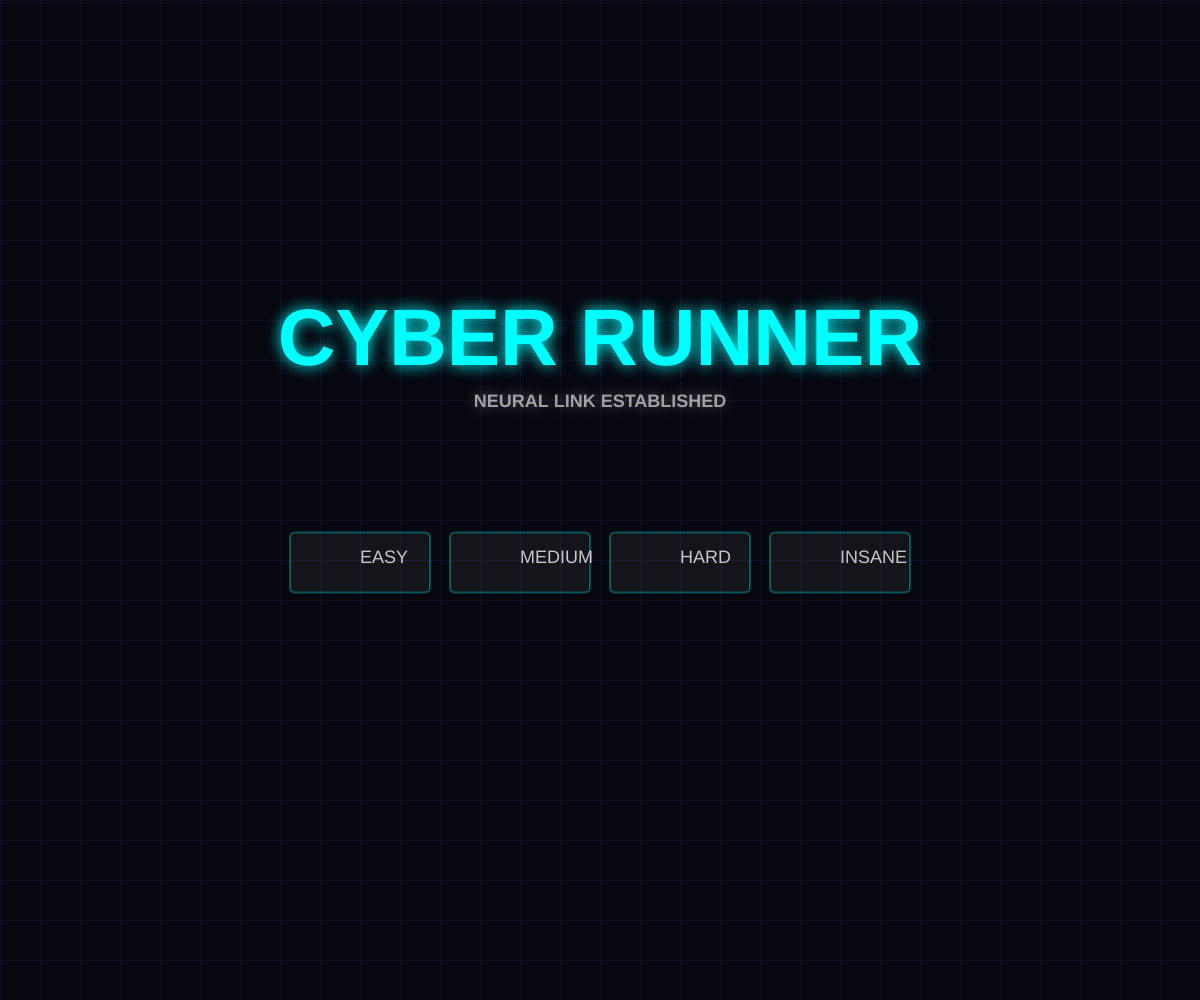
Frame 1 (no input)
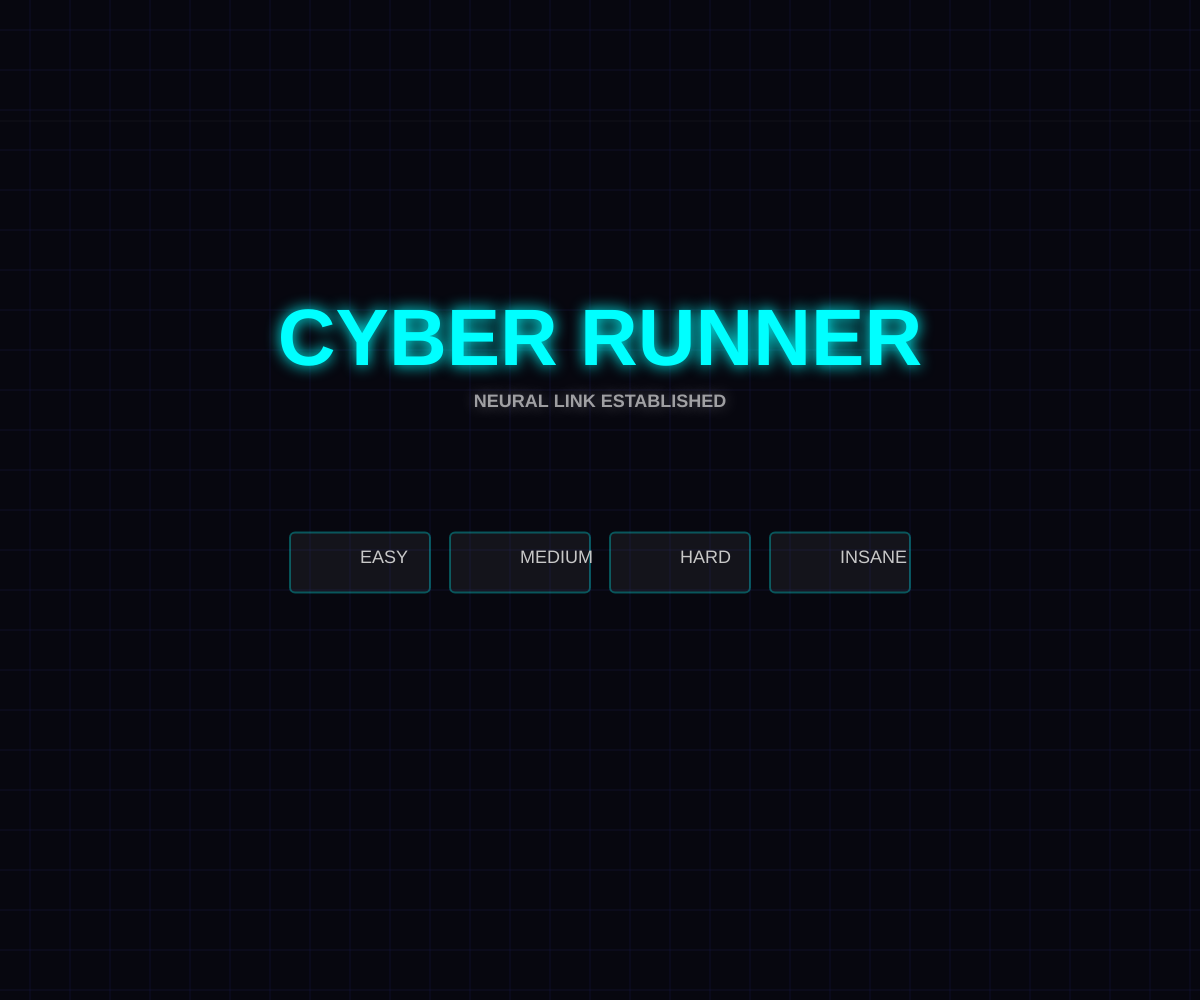
Frame 60 (no input)
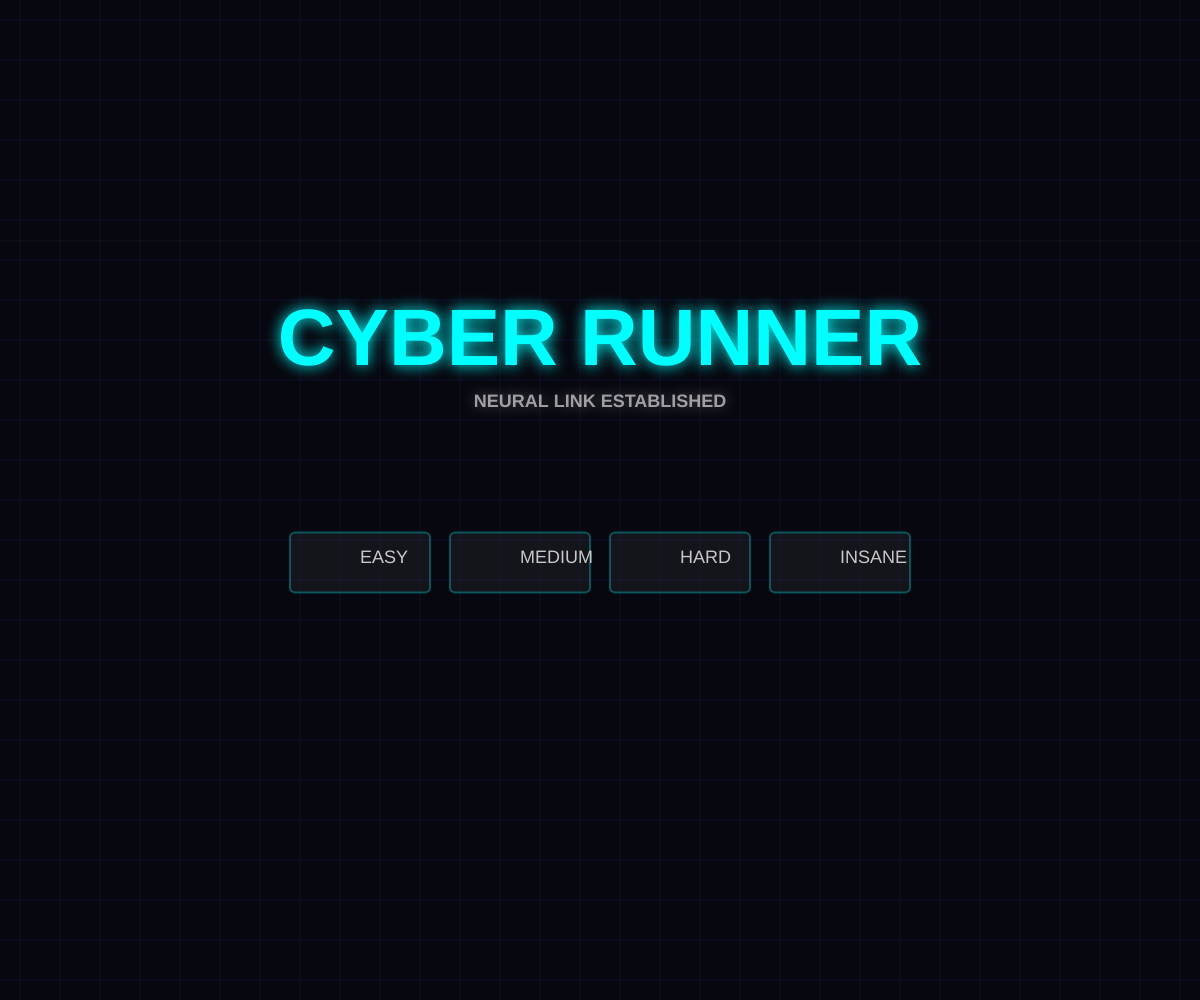
Frame 120 (the mouse pressed at the canvas centre since frame 60)

The p5.js sketch that drew these frames (run headless with seeded random() and noise() and a simulated clock; from frame 60 on, the mouse is pressed at the canvas centre):

// p5.js sketch
// ── sketch.js
/**
 * Cyber-Grid Runner Pro
 * 高質感、全自適應、幾何判定版
 */

let gameState = 'MENU'; 
let playStatus = 'WAITING'; 
let difficulty = 'EASY';
const diffLevels = ['EASY', 'MEDIUM', 'HARD', 'INSANE'];

// 虛擬解析度 (16:9 比例)
const V_W = 1200;
const V_H = 675;
let s = 1, offX = 0, offY = 0;

let pathPoints = []; 
let playerSize = 15; 
let pathWidth = 60;
let obstacles = [];
let particles = [];
let trail = [];

function setup() {
  createCanvas(windowWidth, windowHeight);
  generateLevel('EASY');
}

function draw() {
  // 自適應比例計算
  s = min(width / V_W, height / V_H);
  offX = (width - V_W * s) / 2;
  offY = (height - V_H * s) / 2;

  background(7, 7, 15); // 極深藍底色
  
  // 繪製背景動態網格 (不受介面縮放影響，鋪滿全螢幕)
  drawBackgroundGrid();

  push();
  translate(offX, offY);
  scale(s);

  if (gameState === 'MENU') drawMenu();
  else if (gameState === 'PLAY') drawGame();
  else if (gameState === 'WIN') drawEndScreen("MISSION CLEAR", color(0, 255, 200));
  else if (gameState === 'LOSE') drawEndScreen("SYSTEM FAILURE", color(255, 50, 100));
  pop();
}

// --- 視覺引擎：動態背景 ---
function drawBackgroundGrid() {
  stroke(30, 30, 80, 100);
  strokeWeight(1);
  let move = (frameCount * 0.5) % 40;
  for (let x = move; x < width; x += 40) line(x, 0, x, height);
  for (let y = move; y < height; y += 40) line(0, y, width, y);
  
  // 頂部掃描線效果
  noStroke();
  fill(255, 255, 255, 5);
  rect(0, (frameCount * 2) % height, width, 2);
}

// --- 核心幾何判定 ---
function distToSegment(px, py, x1, y1, x2, y2) {
  let l2 = distSq(x1, y1, x2, y2);
  if (l2 === 0) return dist(px, py, x1, y1);
  let t = max(0, min(1, ((px - x1) * (x2 - x1) + (py - y1) * (y2 - y1)) / l2));
  return dist(px, py, x1 + t * (x2 - x1), y1 + t * (y2 - y1));
}
function distSq(x1, y1, x2, y2) { return (x1 - x2)**2 + (y1 - y2)**2; }

// --- 關卡生成 ---
function generateLevel(diff) {
  pathPoints = [];
  let startX = 100, startY = V_H / 2;
  pathPoints.push({x: startX, y: startY});

  let segments = (diff === 'EASY') ? 5 : (diff === 'MEDIUM' ? 12 : 22);
  pathWidth = (diff === 'EASY') ? 90 : (diff === 'MEDIUM') ? 65 : 45;
  playerSize = (diff === 'EASY') ? 14 : (diff === 'MEDIUM') ? 20 : 28;

  for (let i = 1; i <= segments; i++) {
    pathPoints.push({
      x: startX + (1000 / segments) * i,
      y: constrain(startY + random(-220, 220), 100, V_H - 100)
    });
    startY = pathPoints[i].y;
  }
  
  obstacles = [];
  if (diff === 'INSANE') {
    for (let i = 0; i < 10; i++) {
      obstacles.push({
        x: random(250, 950), y: random(100, 575),
        vx: random(-3, 3), vy: random(-3, 3), size: random(20, 40)
      });
    }
  }
}

// --- 遊戲邏輯與繪圖 ---
function drawGame() {
  let vMX = (mouseX - offX) / s;
  let vMY = (mouseY - offY) / s;
  let startP = pathPoints[0], endP = pathPoints[pathPoints.length - 1];

  // 1. 繪製路徑
  drawStyledPath();

  // 2. 終點節點
  drawNode(endP.x, endP.y, color(255, 0, 100), "GOAL");

  if (playStatus === 'WAITING') {
    drawNode(startP.x, startP.y, color(0, 255, 150), "START");
    if (mouseIsPressed && dist(vMX, vMY, startP.x, startP.y) < 35) {
      playStatus = 'ACTIVE';
      trail = [];
    }
    drawNeonText("CLICK START NODE TO ACTIVATE", V_W/2, V_H - 40, 20, color(255, 200, 0));
  } else {
    // 3. 玩家與判定
    drawPlayer(vMX, vMY);
    
    let minD = 999;
    for (let i = 0; i < pathPoints.length - 1; i++) {
      minD = min(minD, distToSegment(vMX, vMY, pathPoints[i].x, pathPoints[i].y, pathPoints[i+1].x, pathPoints[i+1].y));
    }

    if (minD > (pathWidth/2 - playerSize/2 + 2)) gameState = 'LOSE';
    
    if (difficulty === 'INSANE') {
      for (let o of obstacles) {
        o.x += o.vx; o.y += o.vy;
        if (o.x < 50 || o.x > V_W-50) o.vx *= -1;
        if (o.y < 50 || o.y > V_H-50) o.vy *= -1;
        fill(255, 255, 0);
        noStroke();
        drawingContext.shadowBlur = 15;
        drawingContext.shadowColor = 'yellow';
        ellipse(o.x, o.y, o.size);
        if (dist(vMX, vMY, o.x, o.y) < (o.size/2 + playerSize/2)) gameState = 'LOSE';
      }
    }
    if (dist(vMX, vMY, endP.x, endP.y) < 30) {
      gameState = 'WIN';
      createWinParticles();
    }
  }
}

function drawStyledPath() {
  noFill();
  strokeJoin(ROUND);
  strokeCap(ROUND);
  
  // 外層發光體
  drawingContext.shadowBlur = 25;
  drawingContext.shadowColor = 'rgba(0, 150, 255, 0.5)';
  stroke(20, 20, 50);
  strokeWeight(pathWidth);
  beginShape();
  for (let p of pathPoints) vertex(p.x, p.y);
  endShape();
  
  // 核心霓虹線
  drawingContext.shadowBlur = 10;
  drawingContext.shadowColor = '#00ffff';
  stroke(0, 255, 255);
  strokeWeight(4);
  beginShape();
  for (let p of pathPoints) vertex(p.x, p.y);
  endShape();
  drawingContext.shadowBlur = 0;
}

function drawNode(x, y, col, txt) {
  drawingContext.shadowBlur = 20;
  drawingContext.shadowColor = col;
  fill(col);
  ellipse(x, y, 50 + sin(frameCount*0.1)*10);
  fill(255);
  noStroke();
  textSize(14);
  textAlign(CENTER, CENTER);
  text(txt, x, y);
  drawingContext.shadowBlur = 0;
}

function drawPlayer(x, y) {
  drawingContext.shadowBlur = 15;
  drawingContext.shadowColor = 'white';
  fill(255);
  ellipse(x, y, playerSize);
  
  // 玻璃尾跡
  trail.push({x, y, a: 200});
  if (trail.length > 20) trail.shift();
  for (let i = 0; i < trail.length; i++) {
    fill(0, 255, 255, (i/trail.length)*150);
    ellipse(trail[i].x, trail[i].y, playerSize * (i/trail.length));
  }
  drawingContext.shadowBlur = 0;
}

// --- 高質感 UI 組件 ---

function drawMenu() {
  drawNeonText("CYBER RUNNER", V_W/2, 180, 80, color(0, 255, 255));
  drawNeonText("NEURAL LINK ESTABLISHED", V_W/2, 240, 18, color(255, 255, 255, 150));

  let bY = 400;
  drawGlassBtn(V_W/2 - 240, bY, "EASY", 'EASY');
  drawGlassBtn(V_W/2 - 80, bY, "MEDIUM", 'MEDIUM');
  drawGlassBtn(V_W/2 + 80, bY, "HARD", 'HARD');
  drawGlassBtn(V_W/2 + 240, bY, "INSANE", 'INSANE');
}

function drawGlassBtn(x, y, label, diff) {
  let vMX = (mouseX - offX) / s;
  let vMY = (mouseY - offY) / s;
  let isHover = abs(vMX - x) < 70 && abs(vMY - y) < 30;
  
  push();
  rectMode(CENTER);
  translate(x, y);
  if (isHover) scale(1.1);
  
  // 玻璃背景
  fill(isHover ? 'rgba(0, 255, 255, 0.2)' : 'rgba(255, 255, 255, 0.05)');
  stroke(isHover ? '#00ffff' : 'rgba(0, 255, 255, 0.3)');
  strokeWeight(2);
  rect(0, 0, 140, 60, 5);
  
  // 文字
  noStroke();
  fill(isHover ? 255 : 200);
  textSize(18);
  text(label, 0, 0);
  pop();

  if (isHover && mouseIsPressed) {
    difficulty = diff; playStatus = 'WAITING';
    generateLevel(diff); gameState = 'PLAY';
    mouseIsPressed = false;
  }
}

function drawEndScreen(title, col) {
  drawNeonText(title, V_W/2, 250, 70, col);
  drawGlassBtn(V_W/2, 400, "RETRY", difficulty);
  drawGlassBtn(V_W/2, 480, "MENU", 'MENU_ACTION');
  
  if (difficulty === 'MENU_ACTION') { gameState = 'MENU'; difficulty = 'EASY'; }

  // 粒子效果
  for (let p of particles) {
    p.x += p.vx; p.y += p.vy; p.a -= 5;
    fill(col.levels[0], col.levels[1], col.levels[2], p.a);
    ellipse(p.x, p.y, 4);
  }
}

function drawNeonText(txt, x, y, size, col) {
  push();
  drawingContext.shadowBlur = 15;
  drawingContext.shadowColor = col;
  fill(col);
  textSize(size);
  textAlign(CENTER, CENTER);
  textStyle(BOLD);
  text(txt, x, y);
  pop();
}

function createWinParticles() {
  particles = [];
  for (let i = 0; i < 80; i++) 
    particles.push({x: V_W/2, y: V_H/2, vx: random(-8,8), vy: random(-8,8), a: 255});
}

function windowResized() { resizeCanvas(windowWidth, windowHeight); }
